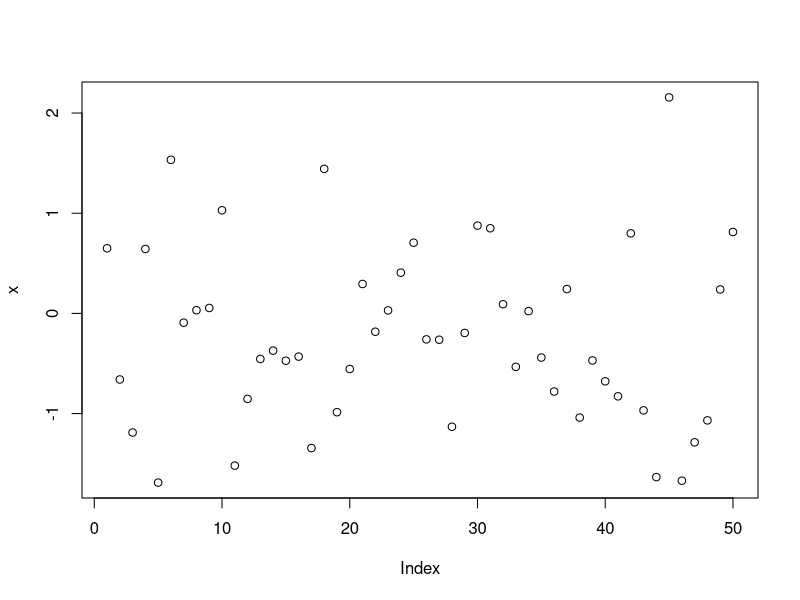

Recreate this plot in R.
## ---- chunk 1
x <- c(1, 2, 3, 4, 5)
mean(x)
## ---- chunk 2
#| label: fig-rnorm
#| fig-cap: "A base R plot"
#| fig-alt: "Alt text"

x <- rnorm(50)
plot(x)
## ---- chunk 3
x <- c(2, 3, 4, 5)
mean(x)
